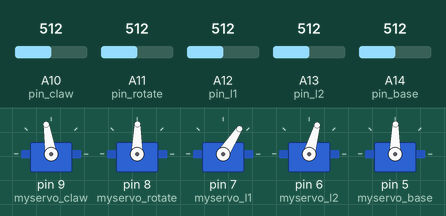
This sketch was run on a simulated Arduino Mega 2560, built with avr-gcc and run on an emulated ATmega2560. Parts: 5 × servo. The test bench sets the inputs (shaded band); at power-on: A11 (pin_rotate) = 512, A12 (pin_l1) = 512, A13 (pin_l2) = 512, A14 (pin_base) = 512, A10 (pin_claw) = 512.

Above: at 1.2 s.
1.3 s: A11 (pin_rotate) set to 716
At 2.2 s:
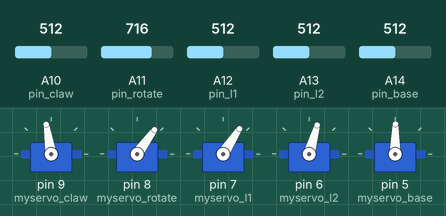
2.8 s: A12 (pin_l1) set to 716
At 3.5 s:
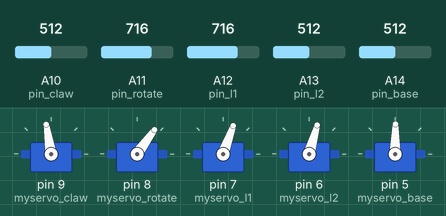
4.3 s: A13 (pin_l2) set to 716
At 5.3 s:
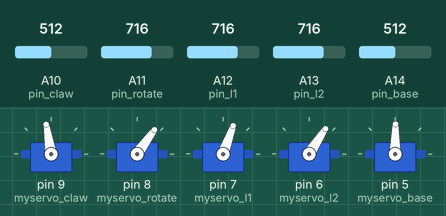
5.8 s: A14 (pin_base) set to 716
At 6.6 s:
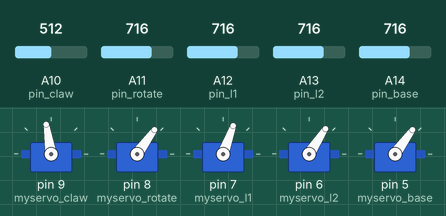
7.3 s: A10 (pin_claw) set to 306
At 7.9 s:
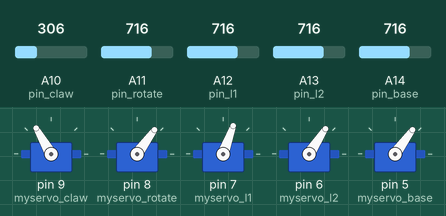
8.8 s: A10 (pin_claw) set to 30
At 9.1 s:
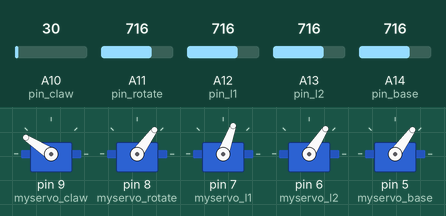
Timing chart, 0 to 11.3 s (numbered marks = the images above; inputs shaded):
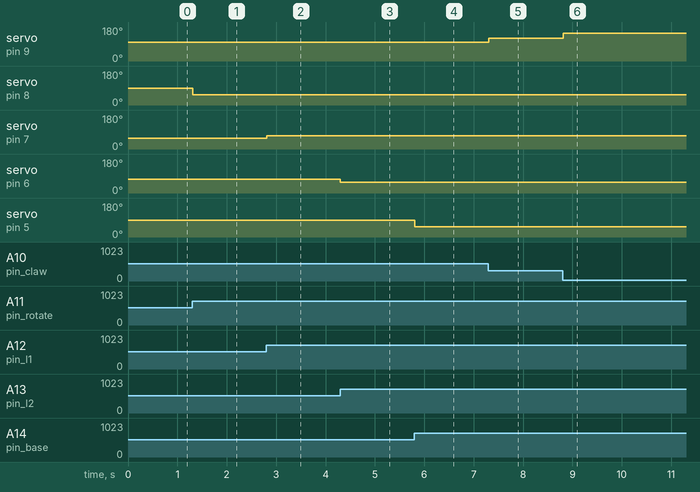

The sketch:

code_01_5servos.ino
```cpp
/*
Движение 5-ю сервоприводами
*/

#include <Servo.h>

Servo myservo_claw;  // регистрация объекта контроля сервоприводом - захват
Servo myservo_rotate;  //  регистрация объекта контроля сервоприводом - поворот захвата
Servo myservo_l1;  //  регистрация объекта контроля сервоприводом - "предплечья"
Servo myservo_l2;  //  регистрация объекта контроля сервоприводом - "плечо"
Servo myservo_base;  //  регистрация объекта контроля сервоприводом - поворот манипулятора

int pin_claw = A10;  // управление регулятором А10
int pin_rotate = A11;  // управление регулятором А11
int pin_l1 = A12;  // управление регулятором А12
int pin_l2 = A13;  // управление регулятором А13
int pin_base = A14;  // управление регулятором А14
int val_claw,val_rotate,val_l1,val_l2,val_base;    // переменная хранения значения поворота серво

void setup() {
  myservo_claw.attach(9);  // подключение серво
  myservo_rotate.attach(8);  // подключение серво
  myservo_l1.attach(7);  // подключение серво
  myservo_l2.attach(6);  // подключение серво
  myservo_base.attach(5);  // подключение серво

}

void loop() {
  val_claw = analogRead(pin_claw);            // чтение значений потенциометра Захвата
  val_rotate = analogRead(pin_rotate);            // чтение значений потенциометра поворот захвата
  val_l1 = analogRead(pin_l1);            // чтение значений потенциометра "предплечья"
  val_l2 = analogRead(pin_l2);            // чтение значений потенциометра "плечо"
  val_base = analogRead(pin_base);            // чтение значений потенциометра поворот манипулятора

  val_claw = map(val_claw, 1023,0, 50, 150);     // нормализация знаяения относительно поворота ручки
  myservo_claw.write(val_claw);                  // поворот серво

  val_rotate = map(val_rotate, 1023,0, 0, 180);     // нормализация знаяения относительно поворота ручки
  myservo_rotate.write(val_rotate);                  // поворот серво

  val_l1 = map(val_l1, 0,1023, 25, 90);     // нормализация знаяения относительно поворота ручки
  myservo_l1.write(val_l1);                  // поворот серво

  val_l2 = map(val_l2, 1023,0, 30, 120);     // нормализация знаяения относительно поворота ручки
  myservo_l2.write(val_l2);                  // поворот серво

  val_base = map(val_base, 1023,0, 0, 180);     // нормализация знаяения относительно поворота ручки
  myservo_base.write(val_base);                  // поворот серво

  delay(15);                           // пауза на 15 миллисекунд
}
```

Measured:
- after the input at 1.3 s, servo on pin 8 (myservo_rotate): 89° → 54° at once
- after the input at 2.8 s, servo on pin 7 (myservo_l1): 57° → 70° at once
- after the input at 4.3 s, servo on pin 6 (myservo_l2): 74° → 57° at once
- after the input at 5.8 s, servo on pin 5 (myservo_base): 89° → 54° at once
- after the input at 7.3 s, servo on pin 9 (myservo_claw): 99° → 120° at once
- after the input at 8.8 s, servo on pin 9 (myservo_claw): 120° → 147° at once
